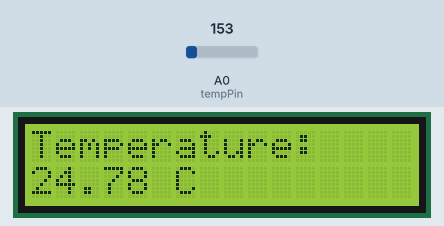
This sketch was run on a simulated Arduino Uno, built with avr-gcc and run on an emulated ATmega328P. Shown: 16×2 character LCD. The test bench sets the inputs (shaded band); at power-on: A0 (tempPin) = 153.

Above: at 3.2 s.
3.3 s: A0 (tempPin) set to 165
At 5.2 s:
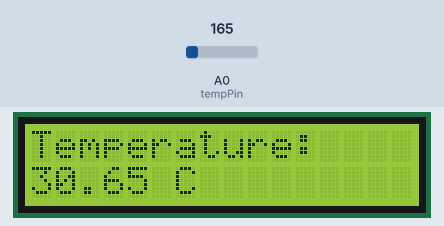
5.5 s: A0 (tempPin) set to 175
At 7.2 s:
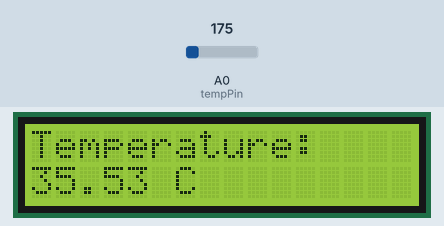
7.5 s: A0 (tempPin) set to 191
At 9.0 s:
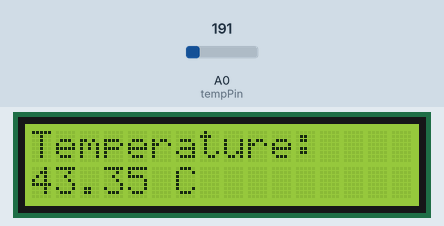
Timing chart, 0 to 10.5 s (numbered marks = the images above; inputs shaded):
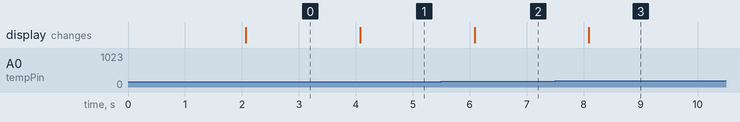

Measured:
- after the input at 3.3 s, the display: changes after 0.78 s (image 1)
- after the input at 5.5 s, the display: changes after 0.58 s (image 2)
- after the input at 7.5 s, the display: changes after 0.59 s (image 3)

The sketch:

Lcd.ino
```cpp
#include <LiquidCrystal.h>


LiquidCrystal lcd(12, 11, 5, 4, 3, 2);

int tempPin = A0;

void setup() {
  lcd.begin(16, 2);
  lcd.print("Temp Monitor");
  delay(2000);
  lcd.clear();
}

void loop() {

  int reading = analogRead(tempPin);
  float voltage = reading * (5.0 / 1023.0);
  float temperature = (voltage - 0.5) * 100;

  lcd.setCursor(0, 0);
  lcd.print("Temperature:");

  lcd.setCursor(0, 1);
  lcd.print(temperature);
  lcd.print(" C   ");

  delay(1000);
}
```
